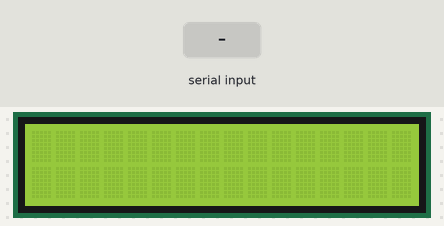
A sketch run on a simulated Arduino Uno, built with avr-gcc and run on an emulated ATmega328P. Shown: 16×2 character LCD. Inputs (shaded band) come from the test bench.

Above: at 1.2 s.
1.3 s: "1" received over Serial
At 3.4 s:
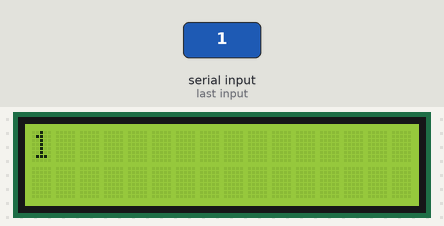
3.8 s: "0" received over Serial
At 5.3 s:
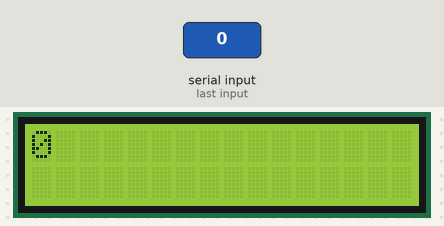
6.3 s: "2" received over Serial
At 8.4 s:
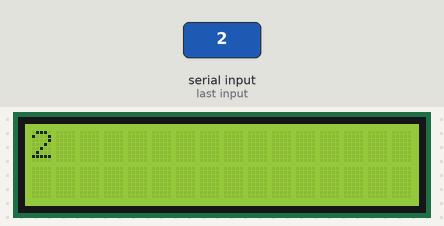
Timing chart, 0 to 9.9 s (numbered marks = the images above; inputs shaded):
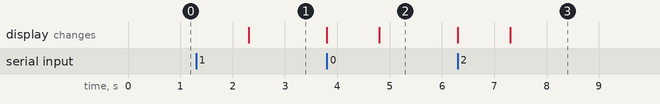

Measured:
- after the input at 1.3 s, the display: changes after 1.0 s (image 1)
- after the input at 3.8 s, the display: first changes at once (image 2 shows a later state)
- after the input at 6.3 s, the display: first changes at once (image 3 shows a later state)

The sketch:

lcd.ino
```cpp
// https://bitbucket.org/fmalpartida/new-liquidcrystal/downloads <- Biblioteka pod I2C

#include <LiquidCrystal_I2C.h>
#include <Wire.h>
LiquidCrystal_I2C lcd(0x27, 2, 1, 0, 4, 5, 6, 7, 3, POSITIVE);

void setup() {
 lcd.begin(16,2);
 Serial.begin(9600);
}

void loop() {
 if (Serial.available()) {
  lcd.clear();
  while ( !Serial.available());
   lcd.print(Serial.readString());
}
}
```
